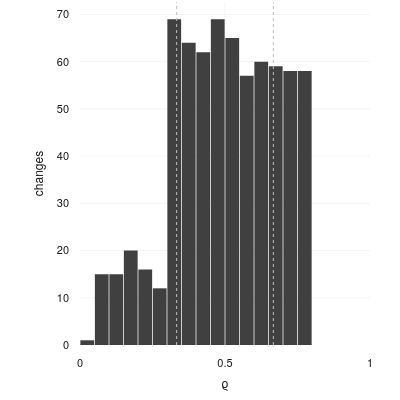

Notebook source saved alongside this figure:
### Markdown cell above
## Confidence $\rho$ and the audit strata

The pipeline assigns each candidate pair a confidence $\varrho(f,c)=\tfrac12(\tilde v+\tilde t)$ from the rank-normalised vote share and temporal distance, and a change takes the strongest of its candidates, $\rho(c)=\max_f \varrho(f,c)$. Here each released correction carries exactly one candidate, so the aggregation is the identity and $\rho$ is read directly from the confidence asset. $\rho$ — not $\varrho$ — is what the release thresholds and the audit strata are defined on: the strata are $J=3$ equally spaced bins over $[0,1]$. The marginal distribution and the realised bin occupancy are the bridge to the audit design.

### Code cell
# Confidence rho over the reconstructed changes, and its occupancy of the J=3 audit bins.
# The bin edges are the ones the audit samples on (HybridAuditSampling.strata).
import numpy as np
import plotly.express as px
import plotly.io as pio

from benchmark.audit.sampling import HybridAuditSampling

pairs = (
    loc_runs.filter(pl.col("category") == "valid")
    .select("name", "correction", "defect")
    .unique()
)

scored = confidence.join(pairs, on=["name", "correction", "defect"], how="semi")
print(
    f"pairs={pairs.height} with rho={scored.height} without rho={pairs.height - scored.height}"
)


J = 3
strata = HybridAuditSampling(fraction=0.75, bins=J, seed=0).strata(
    scored["rho"].to_numpy()
)
occupancy = (
    scored.with_columns(pl.Series("bin", strata))
    .group_by("bin")
    .agg(
        pl.len().alias("n"),
        pl.col("rho").min().round(3).alias("rho_min"),
        pl.col("rho").max().round(3).alias("rho_max"),
    )
    .sort("bin")
)

figure = px.histogram(
    scored.to_pandas(),
    x="rho",
    nbins=30,
    color_discrete_sequence=[pio.templates["thesis"].layout.colorway[3]],
)
for edge in np.linspace(0, 1, J + 1)[1:-1]:
    figure.add_vline(
        x=edge,
        line_dash="dot",
        line_width=1,
        line_color=pio.templates["thesis"].layout.colorway[2],  # #BFBFBF
    )

figure.update_layout(
    xaxis_title="ϱ",
    yaxis_title="changes",
    bargap=0.05,
    height=400,
    width=400,
    xaxis_range=[0, 1],
)
figure.show(config={"toImageButtonOptions": {"format": "svg"}})

with pl.Config(
    tbl_rows=-1, tbl_hide_dataframe_shape=True, tbl_hide_column_data_types=True
):
    print(occupancy)
    print(
        scored.select(
            pl.col("rho").median().round(3).alias("median"),
            pl.col("rho").quantile(0.25).round(3).alias("q25"),
            pl.col("rho").quantile(0.75).round(3).alias("q75"),
        )
    )

### Figure 1 — Plotly figure (JSON) as saved in the notebook; plotly's stock layout.template omitted (floating-point values rounded to 4 significant figures; data arrays with more than 128 entries replaced by an {"elided": "..."} marker saying what was removed)
{"data": [{"bingroup": "x", "hovertemplate": "rho=%{x}<br>count=%{y}<extra></extra>", "legendgroup": "", "marker": {"color": "#404040", "pattern": {"shape": ""}}, "name": "", "nbinsx": 30, "orientation": "v", "showlegend": false, "type": "histogram", "x": {"elided": "700 float values"}, "xaxis": "x", "yaxis": "y"}], "layout": {"bargap": 0.05, "barmode": "relative", "height": 400, "legend": {"tracegroupgap": 0}, "shapes": [{"line": {"color": "#BFBFBF", "dash": "dot", "width": 1}, "type": "line", "x0": 0.3333, "x1": 0.3333, "xref": "x", "y0": 0, "y1": 1, "yref": "y domain"}, {"line": {"color": "#BFBFBF", "dash": "dot", "width": 1}, "type": "line", "x0": 0.6667, "x1": 0.6667, "xref": "x", "y0": 0, "y1": 1, "yref": "y domain"}], "width": 400, "xaxis": {"anchor": "y", "domain": [0, 1], "range": [0, 1], "title": {"text": "ϱ"}}, "yaxis": {"anchor": "x", "domain": [0, 1], "title": {"text": "changes"}}}}
